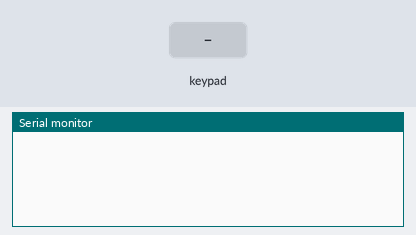
Recording of a sketch running on a simulated Arduino Uno, built with avr-gcc and run on an emulated ATmega328P. Shown: the last lines printed to the serial monitor. Inputs (shaded band) come from the test bench.

Above: at 1.2 s.
1.3 s: key '1' pressed
At 2.0 s:
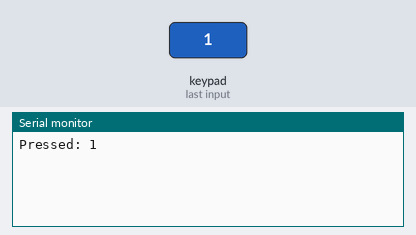
2.8 s: keypad keys 1 1 1 0 9 8 # pressed 0.4 s apart
At 6.6 s:
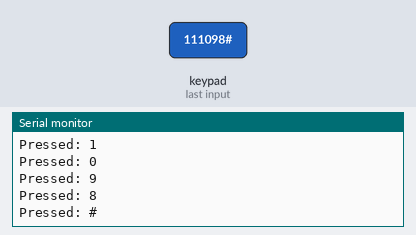
7.1 s: key 'A' pressed
At 7.8 s:
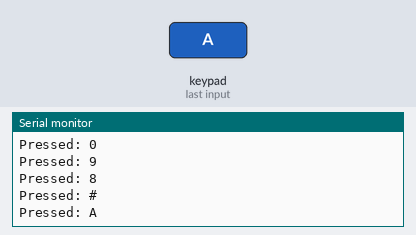
8.6 s: keypad keys 1 1 1 0 9 8 * pressed 0.4 s apart
At 11.9 s:
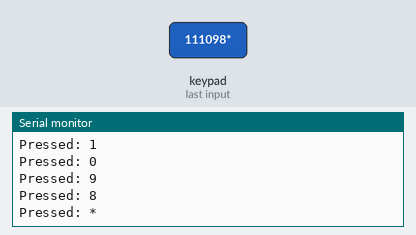
12.9 s: key 'B' pressed
At 13.4 s:
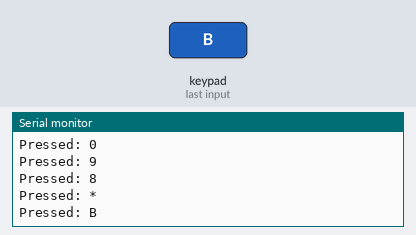
14.4 s: keypad keys 1 1 1 0 9 8 D pressed 0.4 s apart
At 17.4 s:
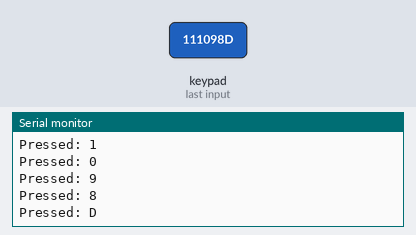
Timing chart, 0 to 18.9 s (numbered marks = the images above; inputs shaded):
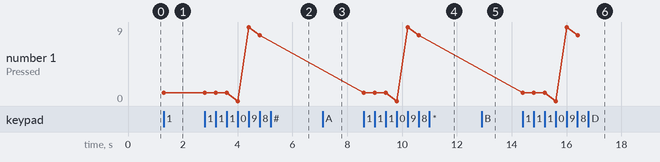

The sketch:

Keypad_Nano_1.0.ino
```cpp
#include <Keypad.h>
#include <SoftwareSerial.h>
// Serial to UNO (Nano TX = D3 → UNO RX = D2)
SoftwareSerial mySerial(2, 3); // Nano TX (D3), RX (D2, unused)
// Keypad setup
const byte ROWS = 4;
const byte COLS = 4;
char keys[ROWS][COLS] =
{
  {'1', '2', '3', 'A'},
  {'4', '5', '6', 'B'},
  {'7', '8', '9', 'C'},
  {'*', '0', '#', 'D'}
};
byte rowPins[ROWS] = {11, 10, 9, 8};       // connect to keypad rows
byte colPins[COLS] = {7, 6, 5, 4};     // connect to keypad cols
Keypad keypad = Keypad(makeKeymap(keys), rowPins, colPins, ROWS, COLS);
void setup()
{
  Serial.begin(9600);     // For debugging
  mySerial.begin(9600);   // To UNO
}
void loop()
{
  char key = keypad.getKey();
  if (key)
  {
    Serial.print("Pressed: ");  // ← Only for USB debugging
    Serial.println(key);
    mySerial.write(key);  // ← ONLY send raw key char to UNO, nothing else
  }
}
```

Measured:
- after the input at 1.3 s, the serial monitor: prints a new line at once (image 1)
- after the input at 2.8 s, the serial monitor: prints a new line after 1.2 s (image 2)
- after the input at 7.1 s, the serial monitor: prints a new line at once (image 3)
- after the input at 8.6 s, the serial monitor: prints a new line at once (image 4)
- after the input at 12.9 s, the serial monitor: prints a new line at once (image 5)
- after the input at 14.4 s, the serial monitor: prints a new line at once (image 6)
- plotted number 1: 1 → 8 after the input at 2.8 s
